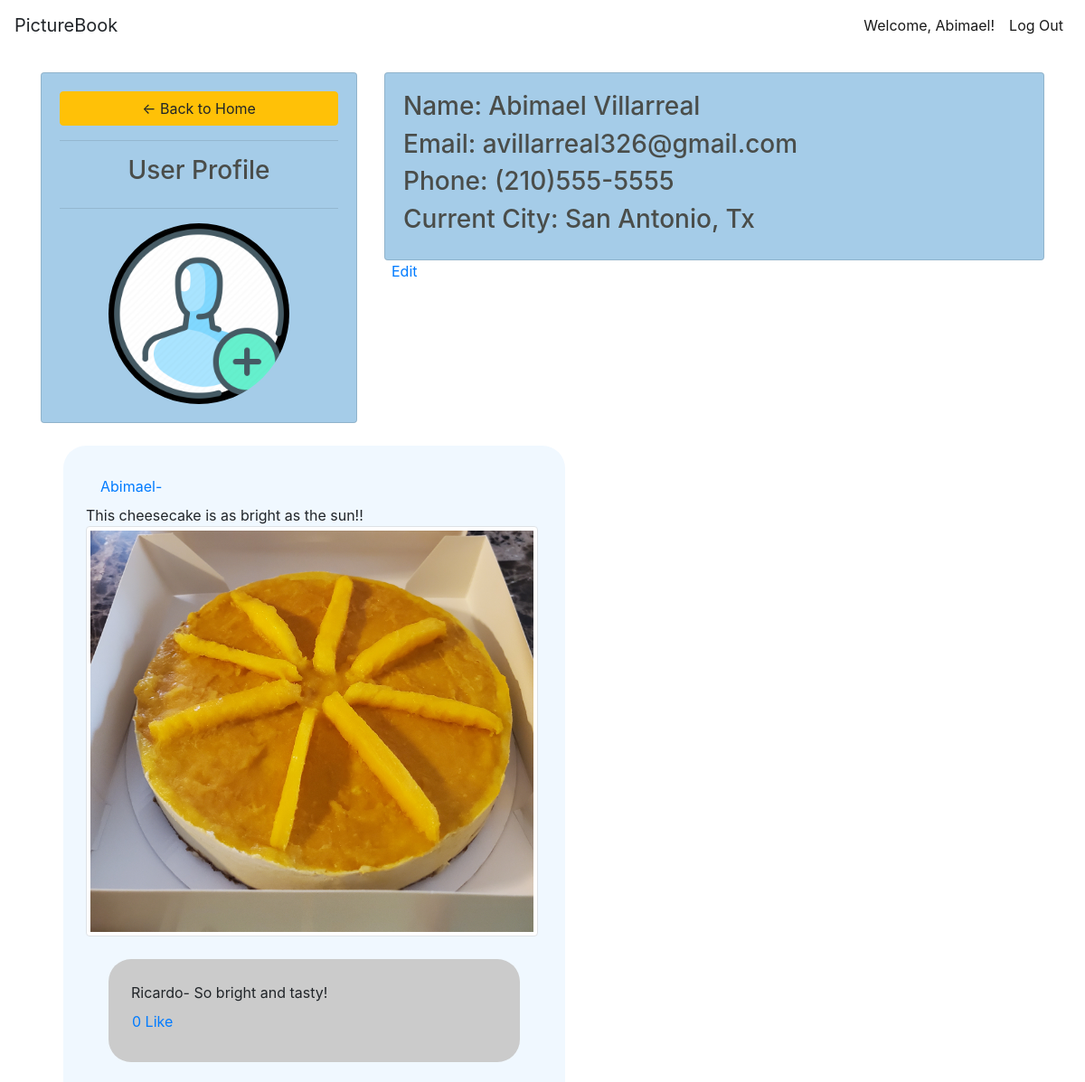
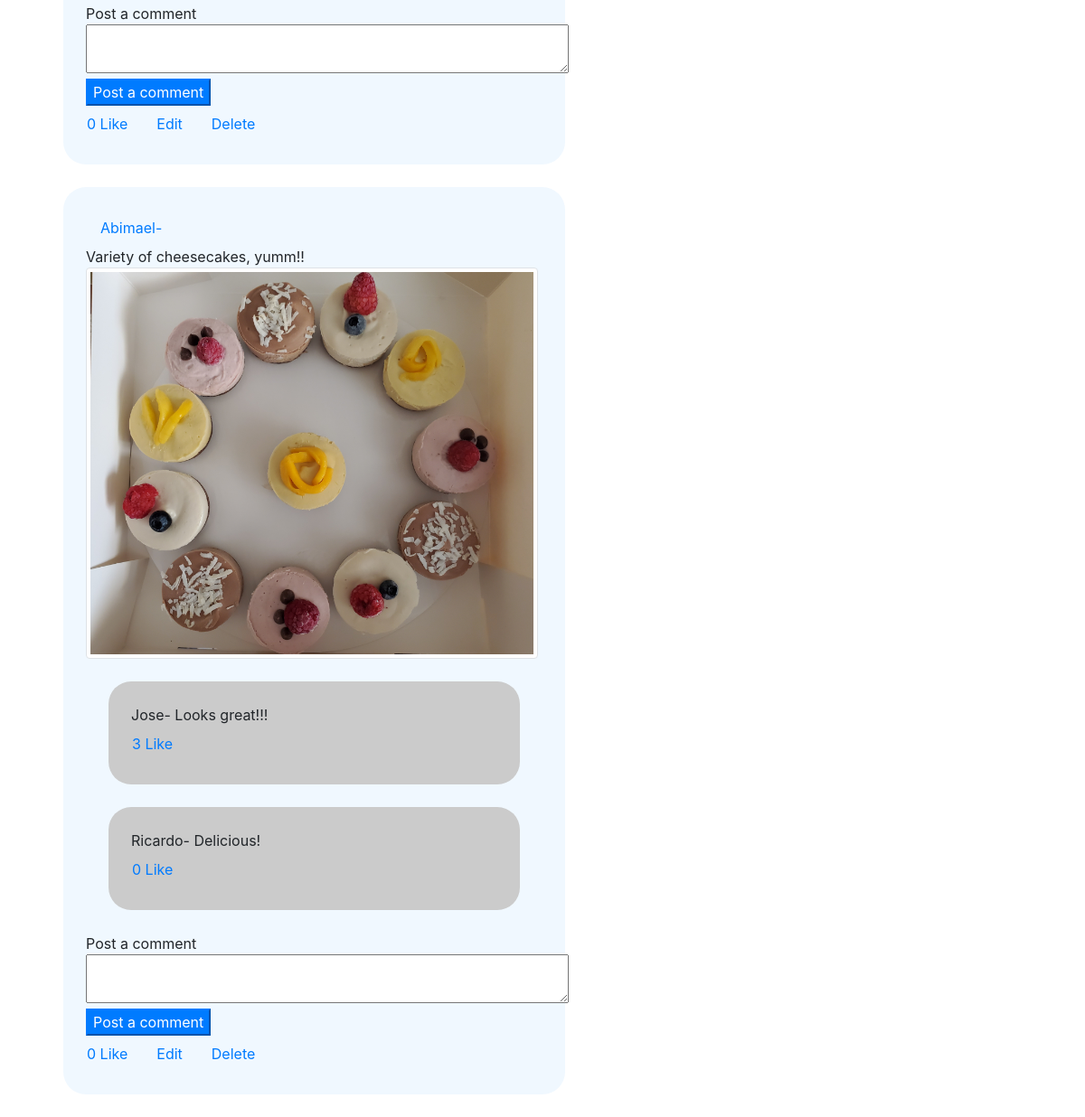
Screenshot of /profile/1 (signed in) with the database file from the repository (2 pictures, top to bottom).
### pictureapp/models.py (models this page shows)
class User(models.Model):
    first_name = models.CharField(max_length=255)
    last_name = models.CharField(max_length=255)
    email = models.CharField(max_length=255)
    phone = models.CharField(max_length=255)
    city = models.CharField(null=True, max_length=255)
    password = models.CharField(max_length=255)
    profile_pic = models.ImageField(default="profile.png", null=True, blank=True)
    created_at = models.DateTimeField(auto_now_add=True)
    updated_at = models.DateTimeField(auto_now=True)
    objects = UserManager()

class Post(models.Model):
    picture = models.ImageField(null=True, blank=True)
    desc = models.TextField(null=True)
    poster = models.ForeignKey(User, related_name='user_posts', on_delete=models.CASCADE)
    likes = models.ManyToManyField(User, related_name='liked_posts')

class Comment(models.Model):
    comment = models.CharField(max_length=255)
    poster = models.ForeignKey(User, related_name='comments', on_delete=models.CASCADE)
    post = models.ForeignKey(Post, related_name='post_comments', on_delete=models.CASCADE)
    likes = models.ManyToManyField(User, related_name='liked_comments')

### pictureapp/views.py (the view)
# urls.py: path('profile/<int:id>', views.profile),
def profile(request,id):
    user=User.objects.get(id=id)
    posts=Post.objects.filter(poster=user)
    context = {
        "user":user,
        "posts":posts,
        "comments":Comment.objects.all()
    }
    return render(request,'profile.html',context)

### pictureapp/templates/profile.html (shortened to what this page needs)
<!DOCTYPE html>
<html lang="en">
    <head>
        <link rel="stylesheet" href="https://maxcdn.bootstrapcdn.com/bootstrap/4.0.0/css/bootstrap.min.css">
        {% load static %}
        <link rel="stylesheet" href="{% static '/css/styles.css' %}">
    </head>
    <body>
        <nav id="card1" class="navbar navbar-expand-lg navbar-light">
            <div class="collapse navbar-collapse" id="navbarTogglerDemo01">
                <a id="Title" class="navbar-brand">PictureBook</a>
                <ul class="navbar-nav ml-auto mt-2 mt-lg-0 ml-auto">
                    <li class="nav-item active">
                        <a class="nav-link" href="/profile/{{request.session.user_id}}">Welcome, {{request.session.user_name}}!</a>
                    </li>
                    <li class="nav-item active">
                        <a class="nav-link" href="/logout">Log Out</a>
                    </li>
                </ul>
            </div>
        </nav>
        <div class="container">
                <br>
                <div class="row">
                    <div class="col-md-4">
                        <div class="card card-body">
                            <a class="btn btn-warning" href="/wall"> &#8592; Back to Home</a>
                            <hr>
                            <h3 style="text-align: center">User Profile</h3>
                            <hr>
                            <img class="profile-pic" alt="missing image" src="{{user.profile_pic.url}}" >
                        </div>
                    </div>
                    <div class="col-md-8">
                        <div class="card card-body" style="text-align: left;">
                            <h3>Name: {{user.first_name}} {{user.last_name}}</h3>
                            <h3>Email: {{user.email}}</h3>
                            <h3>Phone: {{user.phone}}</h3>
                            <h3>Current City: {{user.city}}</h3>
                        </div>
                        {% if user.id == request.session.user_id %}
                        <a href="/profile/edit/{{user.id}}" class="ml-2">Edit</a>
                        {% endif %}
                    </div>
                </div>
                <div>
                    {% for post in posts reversed %}
                    <div class="post col-md-6">
                        <a class="nav-link" href="/profile/{{post.poster.id}}">{{post.poster.first_name}}-</a>
                        {{post.desc}}
                        <br>
                        <img class="img-thumbnail" alt="missing image" src="{{post.picture.url}}" >
                            {% for comment in post.post_comments.all %}
                        <div class="comment">
                            {{comment.poster.first_name}}-
                            {{comment.comment}}
                            <div class="row">
                                <a class="nav-link" href="/like_com/{{comment.id}}">{{comment.likes.count}} Like</a>
                            </div>
                        </div>
                            {% endfor %}
                        <div>
                            Post a comment
                            <form action="/create_comment/{{post.id}}" method="post">
                                <textarea name="comment" cols="50" rows="2"></textarea>
                                <br>
                                <button class="btn-primary">Post a comment</button>
                            </form>
                            <div class="row">
                            <a class="nav-link" href="/like/{{post.id}}">{{post.likes.count}} Like</a>
                            {% if user.id == request.session.user_id %}
                            <a class="nav-link" href="/edit_post/{{post.id}}">Edit</a>
                            <a class="nav-link" href="/delete/{{post.id}}">Delete</a>
                            {% endif %}
                            </div>
                        </div>
                    </div>
                    {% endfor %}
                </div>
        </div>
    </body>
</html>

### pictureapp/static/css/styles.css (style rules this page uses)
.post { background-color: aliceblue; padding: 25px; margin: 25px; border-radius: 25px; }
.comment { background-color: #cbcbcb; padding: 25px; margin: 25px; min-height: 50px; border-radius: 25px; }
.img-thumbnail { max-width: 500px; max-height: 500px; }

### pictureapp/templates/profile.html (style rules this page uses)
.profile-pic { max-width: 200px; max-height:200px; margin: 0 auto; border-radius: 50%; }
.card { background-color: #A5CCE8; }
h3 { color: #4a4d4a; }

### rows the page displays
User: session.user_name "Abimael", profile_pic (picture), first_name "Abimael", last_name "Villarreal", email "avillarreal326@gmail.com", phone "(210)555-5555", city "San Antonio, Tx"
Post: poster.first_name "Abimael", desc "This cheesecake is as bright as the sun!!", picture (picture), likes.count "0"
Comment: poster.first_name "Ricardo", comment "So bright and tasty!", likes.count "0"
Post: poster.first_name "Abimael", desc "Variety of cheesecakes, yumm!!", picture (picture), likes.count "0"
Comment: poster.first_name "Jose", comment "Looks great!!!", likes.count "3"
Comment: poster.first_name "Ricardo", comment "Delicious!", likes.count "0"
